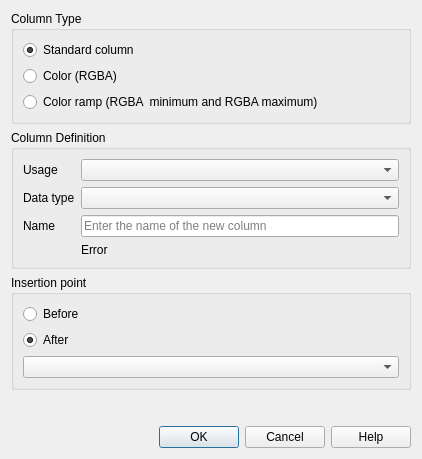
<?xml version="1.0" encoding="UTF-8"?>
<ui version="4.0">
 <class>QgsRasterAttributeTableAddColumnDialogBase</class>
 <widget class="QDialog" name="QgsRasterAttributeTableAddColumnDialogBase">
  <property name="geometry">
   <rect>
    <x>0</x>
    <y>0</y>
    <width>422</width>
    <height>459</height>
   </rect>
  </property>
  <property name="windowTitle">
   <string>Add Column</string>
  </property>
  <layout class="QVBoxLayout" name="verticalLayout">
   <item>
    <widget class="QGroupBox" name="mColumnType">
     <property name="title">
      <string>Column Type</string>
     </property>
     <layout class="QGridLayout" name="gridLayout_3">
      <item row="0" column="0">
       <widget class="QRadioButton" name="mStandardColumn">
        <property name="text">
         <string>Standard column</string>
        </property>
        <property name="checked">
         <bool>true</bool>
        </property>
       </widget>
      </item>
      <item row="1" column="0">
       <widget class="QRadioButton" name="mColor">
        <property name="text">
         <string>Color (RGBA)</string>
        </property>
       </widget>
      </item>
      <item row="2" column="0">
       <widget class="QRadioButton" name="mRamp">
        <property name="text">
         <string>Color ramp (RGBA  minimum and RGBA maximum)</string>
        </property>
       </widget>
      </item>
     </layout>
    </widget>
   </item>
   <item>
    <widget class="QGroupBox" name="mDefinition">
     <property name="title">
      <string>Column Definition</string>
     </property>
     <layout class="QGridLayout" name="gridLayout_2">
      <item row="1" column="1">
       <widget class="QComboBox" name="mDataType"/>
      </item>
      <item row="3" column="1">
       <widget class="QLabel" name="mError">
        <property name="text">
         <string>Error</string>
        </property>
       </widget>
      </item>
      <item row="2" column="0">
       <widget class="QLabel" name="label_2">
        <property name="text">
         <string>Name</string>
        </property>
       </widget>
      </item>
      <item row="1" column="0">
       <widget class="QLabel" name="label_3">
        <property name="text">
         <string>Data type</string>
        </property>
       </widget>
      </item>
      <item row="2" column="1">
       <widget class="QLineEdit" name="mName">
        <property name="placeholderText">
         <string>Enter the name of the new column</string>
        </property>
       </widget>
      </item>
      <item row="0" column="1">
       <widget class="QComboBox" name="mUsage"/>
      </item>
      <item row="0" column="0">
       <widget class="QLabel" name="label_4">
        <property name="text">
         <string>Usage</string>
        </property>
       </widget>
      </item>
     </layout>
    </widget>
   </item>
   <item>
    <widget class="QGroupBox" name="mPositionGroupBox">
     <property name="title">
      <string>Insertion point</string>
     </property>
     <layout class="QGridLayout" name="gridLayout">
      <item row="3" column="0">
       <widget class="QRadioButton" name="mBefore">
        <property name="text">
         <string>Before</string>
        </property>
        <property name="checked">
         <bool>false</bool>
        </property>
       </widget>
      </item>
      <item row="4" column="0">
       <widget class="QRadioButton" name="mAfter">
        <property name="text">
         <string>After</string>
        </property>
        <property name="checked">
         <bool>true</bool>
        </property>
       </widget>
      </item>
      <item row="6" column="0" colspan="2">
       <widget class="QComboBox" name="mColumn"/>
      </item>
     </layout>
    </widget>
   </item>
   <item>
    <spacer name="verticalSpacer">
     <property name="orientation">
      <enum>Qt::Vertical</enum>
     </property>
     <property name="sizeHint" stdset="0">
      <size>
       <width>20</width>
       <height>40</height>
      </size>
     </property>
    </spacer>
   </item>
   <item>
    <widget class="QDialogButtonBox" name="mButtonBox">
     <property name="orientation">
      <enum>Qt::Horizontal</enum>
     </property>
     <property name="standardButtons">
      <set>QDialogButtonBox::StandardButton::Cancel|QDialogButtonBox::StandardButton::Help|QDialogButtonBox::StandardButton::Ok</set>
     </property>
    </widget>
   </item>
  </layout>
 </widget>
 <resources/>
 <connections>
  <connection>
   <sender>mButtonBox</sender>
   <signal>accepted()</signal>
   <receiver>QgsRasterAttributeTableAddColumnDialogBase</receiver>
   <slot>accept()</slot>
   <hints>
    <hint type="sourcelabel">
     <x>248</x>
     <y>254</y>
    </hint>
    <hint type="destinationlabel">
     <x>157</x>
     <y>274</y>
    </hint>
   </hints>
  </connection>
  <connection>
   <sender>mButtonBox</sender>
   <signal>rejected()</signal>
   <receiver>QgsRasterAttributeTableAddColumnDialogBase</receiver>
   <slot>reject()</slot>
   <hints>
    <hint type="sourcelabel">
     <x>316</x>
     <y>260</y>
    </hint>
    <hint type="destinationlabel">
     <x>286</x>
     <y>274</y>
    </hint>
   </hints>
  </connection>
 </connections>
</ui>
